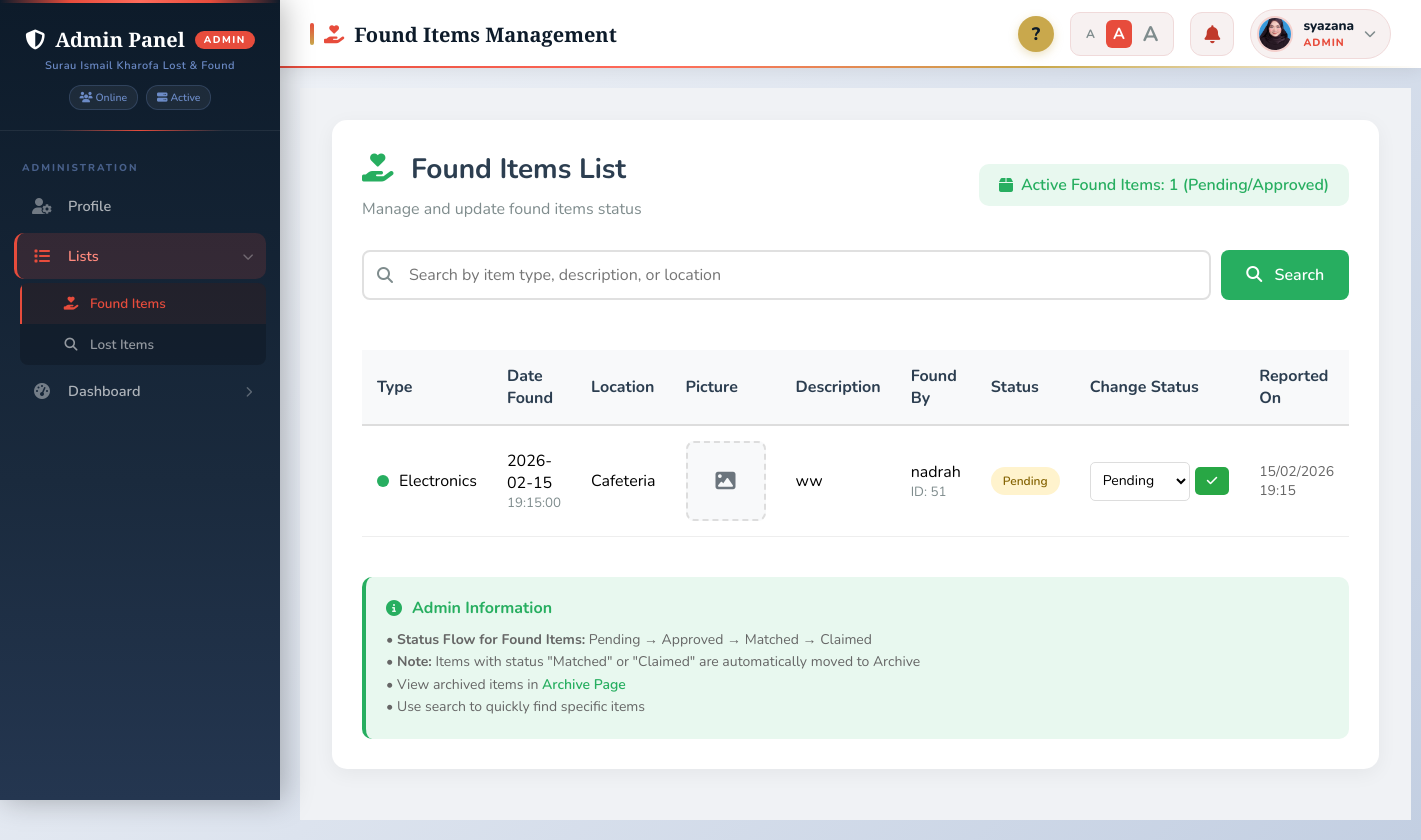
Page /list_found.php (signed in) on the committed database.
### tables this page shows
CREATE TABLE `accounts` (
  `id` int(11) NOT NULL,
  `role` enum('user','admin') NOT NULL,
  `name` varchar(100) DEFAULT NULL,
  `contactnum` varchar(20) DEFAULT NULL,
  `email` varchar(100) DEFAULT NULL,
  `profile_pic` varchar(255) DEFAULT NULL,
  `password` varchar(255) NOT NULL,
  `is_2fa_enabled` tinyint(1) DEFAULT 0,
  `is_verified` tinyint(1) DEFAULT 0
);

CREATE TABLE `items` (
  `id` int(11) NOT NULL,
  `user_id` int(11) NOT NULL,
  `user_name` varchar(100) NOT NULL,
  `item_type` enum('lost','found') NOT NULL,
  `type_item` varchar(50) NOT NULL,
  `custom_item` varchar(100) DEFAULT NULL,
  `date` date NOT NULL,
  `time` time NOT NULL,
  `location` varchar(100) NOT NULL,
  `picture` varchar(255) DEFAULT NULL,
  `description` text NOT NULL,
  `status` enum('pending','approved','matched','claimed') DEFAULT 'pending',
  `created_at` datetime DEFAULT current_timestamp(),
  `updated_at` datetime DEFAULT current_timestamp() ON UPDATE current_timestamp()
);

### list_found.php (the view, shortened to what this page needs)
<?php
include 'db_connect.php';
$user_role = $_SESSION['role'];
$search = "";
$where_clause = "item_type = 'found' AND status NOT IN ('matched', 'claimed')";
$sql = "SELECT * FROM items WHERE $where_clause ORDER BY created_at DESC";
$result = mysqli_query($connect, $sql);
$total_items = mysqli_num_rows($result);
if($user_role == 'admin') {
    include 'admin_sidebar_nav.php';
} else {
    include 'sidebar_nav.php';
}
?>
<!DOCTYPE html>
<html lang="en">
<head>
    <link rel="stylesheet" href="https://cdnjs.cloudflare.com/ajax/libs/font-awesome/6.4.0/css/all.min.css">
</head>
<body>
    <div class="container">
        <div class="main-content">
            <div class="page-header">
                <div>
                    <h1 style="color: #2c3e50; margin-bottom: 10px; font-size: 28px;">
                        <i class="fas fa-hand-holding-heart" style="color: #27ae60; margin-right: 10px;"></i>
                        Found Items List
                    </h1>
                    <p style="color: #7f8c8d;">
                        <?php echo $user_role == 'admin' ? 'Manage and update found items status' : 'Browse found items in the surau'; ?>
                    </p>
                </div>
                <div class="stats-badge">
                    <i class="fas fa-box"></i>
                    Active Found Items: <?php echo $total_items; ?> (Pending/Approved)
                </div>
            </div>
            <form method="GET" action="" class="search-form">
                <div class="search-box">
                    <i class="fas fa-search search-icon"></i>
                    <input type="text" name="search" placeholder="Search by item type, description, or location"
                           value="<?php echo htmlspecialchars($search); ?>" class="search-input">
                </div>
                <button type="submit" class="search-btn">
                    <i class="fas fa-search" style="margin-right: 8px;"></i> Search
                </button>
            </form>
            <?php if(mysqli_num_rows($result) > 0): ?>
                <div style="overflow-x: auto;">
                    <table>
                        <thead>
                            <tr>
                                <th>Type</th>
                                <th>Date Found</th>
                                <th>Location</th>
                                <th>Picture</th>
                                <th>Description</th>
                                <?php if($user_role == 'admin'): ?><th>Found By</th><?php endif; ?>
                                <th>Status</th>
                                <?php if($user_role == 'admin'): ?>
                                    <th>Change Status</th>
                                <?php endif; ?>
                                <th>Reported On</th>
                            </tr>
                        </thead>
                        <tbody>
                            <?php while($item = mysqli_fetch_assoc($result)): ?>
                            <tr>
                                <td>
                                    <div style="display: flex; align-items: center; gap: 10px;">
                                        <span style="width: 12px; height: 12px; border-radius: 50%; background: #27ae60;"></span>
                                        <?php
                                        $item_labels = [
                                            'wallet'           => 'Wallet/Purse',
                                            'phone'            => 'Mobile Phone',
                                            'keys'             => 'Keys',
                                            'documents'        => 'Documents',
                                            'jewelry'          => 'Jewelry',
                                            'sandal'           => 'Sandal',
                                            'clothing'         => 'Clothing',
                                            'umbrella'         => 'Umbrella',
                                            'reading_material' => 'Al-Quran/Books',
                                            'prayer_equipment' => 'Prayer Equipment',
                                            'food_container'   => 'Water Bottle/Food Container',
                                            'other'            => 'Other',
                                        ];
                                        $type = $item['type_item'];
                                        echo htmlspecialchars($item_labels[$type] ?? ucfirst($type));
                                        ?>
                                    </div>
                                </td>
                                <td>
                                    <?php echo htmlspecialchars($item['date']); ?><br>
                                    <small style="color: #7f8c8d;"><?php echo htmlspecialchars($item['time']); ?></small>
                                </td>
                                <td>
                                    <?php
                                    $location = $item['location'];
                                    if($location == 'other' && isset($item['custom_location'])) {
                                        echo htmlspecialchars(ucfirst($item['custom_location']));
                                    } else {
                                        echo htmlspecialchars(ucwords(str_replace('_', ' ', $location)));
                                    }
                                    ?>
                                </td>
                                <td>
                                    <?php if(!empty($item['picture']) && file_exists('uploads/' . $item['picture'])): ?>
                                        <img src="uploads/<?php echo htmlspecialchars($item['picture']); ?>"
                                             alt="Item Picture" class="item-image"
                                             onclick="window.open('uploads/<?php echo htmlspecialchars($item['picture']); ?>', '_blank')">
                                    <?php else: ?>
                                        <div class="no-image">
                                            <i class="fas fa-image" style="font-size: 20px;"></i>
                                        </div>
                                    <?php endif; ?>
                                </td>
                                <td style="max-width: 250px;">
                                    <?php echo htmlspecialchars(substr($item['description'], 0, 100)); ?>
                                </td>
                                <?php if($user_role == 'admin'): ?>
                                <td>
                                    <?php echo htmlspecialchars($item['user_name']); ?><br>
                                    <small style="color: #7f8c8d;">ID: <?php echo $item['user_id']; ?></small>
                                </td>
                                <?php endif; ?>
                                <td>
                                    <span class="status-badge status-<?php echo $item['status']; ?>">
                                        <?php echo ucfirst($item['status']); ?>
                                    </span>
                                </td>
                                <?php if($user_role == 'admin'): ?>
                                    <td>
                                        <form method="POST" action="" style="display: flex; gap: 5px; align-items: center;">
                                            <select name="status" style="padding: 8px; border: 1px solid #ddd; border-radius: 5px;
                                                                        font-size: 14px; background: white; min-width: 100px;" required>
                                                <option value="pending" <?php echo $item['status'] == 'pending' ? 'selected' : ''; ?>>Pending</option>
                                            </select>
                                            <button type="submit" name="update_status"
                                                    style="background: #28a745; color: white; padding: 8px 12px; border: none;
                                                            border-radius: 5px; cursor: pointer; font-size: 12px;">
                                                <i class="fas fa-check"></i>
                                            </button>
                                        </form>
                                    </td>
                                <?php endif; ?>
                                <td style="color: #666; font-size: 14px;">
                                    <?php echo date('d/m/Y H:i', strtotime($item['created_at'])); ?>
                                </td>
                            </tr>
                            <?php endwhile; ?>
                        </tbody>
                    </table>
                </div>
            <?php endif; ?>
            <div class="info-box">
                <h4 style="color: #27ae60; margin-bottom: 10px; display: flex; align-items: center; gap: 10px;">
                    <i class="fas fa-info-circle"></i>
                    <?php echo $user_role == 'admin' ? 'Admin Information' : 'User Information'; ?>
                </h4>
                <p style="color: #666; line-height: 1.6; font-size: 14px;">
                    <?php if($user_role == 'admin'): ?>
                        • <strong>Status Flow for Found Items:</strong> Pending → Approved → Matched → Claimed<br>
                        • <strong>Note:</strong> Items with status "Matched" or "Claimed" are automatically moved to Archive<br>
                        • View archived items in <a href="archive_items.php" class="archive-link">Archive Page</a><br>
                        • Use search to quickly find specific items
                    <?php endif; ?>
                </p>
            </div>
        </div>
    </div>
</body>
</html>

### admin_sidebar_nav.php (shortened to what this page needs)
<?php
include_once 'db_connect.php';
$user_id = $_SESSION['user_id'];
$user_sql = "SELECT profile_pic, name FROM accounts WHERE id='$user_id'";
$user_result = mysqli_query($connect, $user_sql);
$user_data = mysqli_fetch_assoc($user_result);
$current_page = basename($_SERVER['PHP_SELF']);
?>
<link rel="stylesheet" href="https://cdn.jsdelivr.net/npm/shepherd.js@11/dist/css/shepherd.css">
<link rel="stylesheet" href="https://cdnjs.cloudflare.com/ajax/libs/font-awesome/6.4.0/css/all.min.css">
<div class="admin-sidebar">
    <div class="admin-logo">
        <h2>
            <i class="fas fa-shield-alt"></i>
            Admin Panel
            <span class="admin-badge">ADMIN</span>
        </h2>
        <p>Surau Ismail Kharofa Lost & Found</p>
        <div class="system-stats">
            <span class="stat-badge"><i class="fas fa-users"></i> Online</span>
            <span class="stat-badge"><i class="fas fa-server"></i> Active</span>
        </div>
    </div>
    <div class="admin-nav-menu">
        <div class="admin-nav-title">Administration</div>
        <a href="admin_profile.php" class="admin-nav-item <?php echo $current_page == 'admin_profile.php' ? 'active' : ''; ?>">
            <div class="admin-nav-icon"><i class="fas fa-user-cog"></i></div>
            <div class="admin-nav-text">Profile</div>
        </a>
        <button class="admin-nav-item" data-submenu="listsSubmenu">
            <div class="admin-nav-icon"><i class="fas fa-list"></i></div>
            <div class="admin-nav-text">Lists</div>
            <div class="nav-arrow"><i class="fas fa-chevron-right"></i></div>
        </button>
        <div class="submenu" id="listsSubmenu">
            <a href="list_found.php" class="submenu-item" data-page="founditems">
                <div class="submenu-icon"><i class="fas fa-hand-holding-heart"></i></div>
                <div>Found Items</div>
            </a>
            <a href="list_lost.php" class="submenu-item" data-page="lostitems">
                <div class="submenu-icon"><i class="fas fa-search"></i></div>
                <div>Lost Items</div>
            </a>
        </div>
        <button class="admin-nav-item" data-submenu="dashboardSubmenu">
            <div class="admin-nav-icon"><i class="fas fa-tachometer-alt"></i></div>
            <div class="admin-nav-text">Dashboard</div>
            <div class="nav-arrow"><i class="fas fa-chevron-right"></i></div>
        </button>
    </div>
</div>
<div class="admin-top-header">
    <div class="admin-page-title">
        <i class="fas fa-<?php
            $page_icons = [
                'admin_statistics.php' => 'chart-bar',
                'admin_profile.php' => 'user-cog',
                'list_found.php' => 'hand-holding-heart',
                'list_lost.php' => 'search',
                'admin_trail.php' => 'history',
                'admin_users.php' => 'user-friends',
                'form_item.php' => 'plus-circle',
                'archive_items.php' => 'archive'
            ];
            echo $page_icons[$current_page] ?? 'cog';
        ?> admin-title-icon"></i>
        <?php
        $page_titles = [
            'admin_statistics.php' => 'Dashboard Statistics',
            'admin_profile.php' => 'Admin Profile',
            'list_found.php' => 'Found Items Management',
            'list_lost.php' => 'Lost Items Management',
            'admin_trail.php' => 'Admin Activity Trail',
            'admin_users.php' => 'User Accounts Management',
            'form_item.php' => 'Report Item',
            'archive_items.php' => 'Archive'
        ];
        echo $page_titles[$current_page] ?? 'Admin Panel';
        ?>
    </div>
    <div class="admin-header-right">
<button class="tour-btn" onclick="startAdminTour()" title="Start guided tour">?</button>
<div class="font-size-toggle">
   <button class="font-btn" onclick="setAdminFontSize('small')" id="afs-small" style="font-size:12px;">A</button>
<button class="font-btn active" onclick="setAdminFontSize('medium')" id="afs-medium" style="font-size:16px;">A</button>
<button class="font-btn" onclick="setAdminFontSize('large')" id="afs-large" style="font-size:21px;">A</button>
</div>
        <div class="admin-dropdown">
            <button class="admin-notification-btn">
                <i class="fas fa-bell"></i>
            </button>
        </div>
        <div class="admin-dropdown">
            <div class="admin-user-profile">
                <div class="admin-user-avatar">
                    <?php if(!empty($user_data['profile_pic']) && file_exists('profile_pics/' . $user_data['profile_pic'])): ?>
                        <img src="profile_pics/<?php echo $user_data['profile_pic']; ?>"
                             alt="Profile"
                             style="width: 100%; height: 100%; object-fit: cover;">
                    <?php endif; ?>
                </div>
                <div class="admin-user-info">
                    <div class="admin-user-name"><?php echo htmlspecialchars($user_data['name'] ?? 'Administrator'); ?></div>
                    <div class="admin-user-role">ADMIN</div>
                </div>
                <i class="fas fa-chevron-down" style="color: #7f8c8d; font-size: 12px;"></i>
            </div>
        </div>
    </div>
</div>
<div class="admin-main-content">

### rows in the picture
accounts: profile_pic (picture), name "syazana"
items: type_item "Electronics", date "2026-02-15", time "19:15:00", location "Cafeteria", description "ww", user_name "nadrah", user "51", status "Pending", created_at "15/02/2026 19:15"

### other values in the picture
$page_titles[$current_page] "Found Items Management"
$total_items "1"
